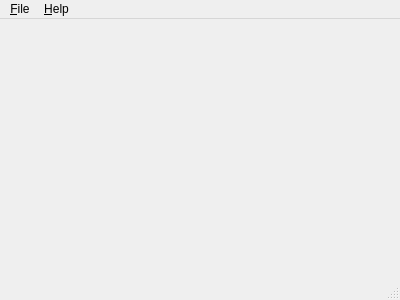
<?xml version="1.0" encoding="UTF-8"?>
<ui version="4.0">
 <class>MainWindow</class>
 <widget class="QMainWindow" name="MainWindow">
  <property name="geometry">
   <rect>
    <x>0</x>
    <y>0</y>
    <width>400</width>
    <height>300</height>
   </rect>
  </property>
  <property name="windowTitle">
   <string>Pythonthusiast</string>
  </property>
  <property name="unifiedTitleAndToolBarOnMac">
   <bool>false</bool>
  </property>
  <widget class="QWidget" name="centralWidget"/>
  <widget class="QMenuBar" name="menuBar">
   <property name="geometry">
    <rect>
     <x>0</x>
     <y>0</y>
     <width>400</width>
     <height>22</height>
    </rect>
   </property>
   <property name="nativeMenuBar">
    <bool>false</bool>
   </property>
   <widget class="QMenu" name="menu_File">
    <property name="title">
     <string>&amp;File</string>
    </property>
    <addaction name="actionE_xit"/>
   </widget>
   <widget class="QMenu" name="menu_Help">
    <property name="title">
     <string>&amp;Help</string>
    </property>
    <addaction name="action_About"/>
   </widget>
   <addaction name="menu_File"/>
   <addaction name="menu_Help"/>
  </widget>
  <widget class="QStatusBar" name="statusBar"/>
  <action name="actionE_xit">
   <property name="text">
    <string>E&amp;xit</string>
   </property>
  </action>
  <action name="action_About">
   <property name="text">
    <string>&amp;About</string>
   </property>
  </action>
 </widget>
 <layoutdefault spacing="6" margin="11"/>
 <resources>
  <include location="../PyQtUi/app.qrc"/>
 </resources>
 <connections/>
</ui>
